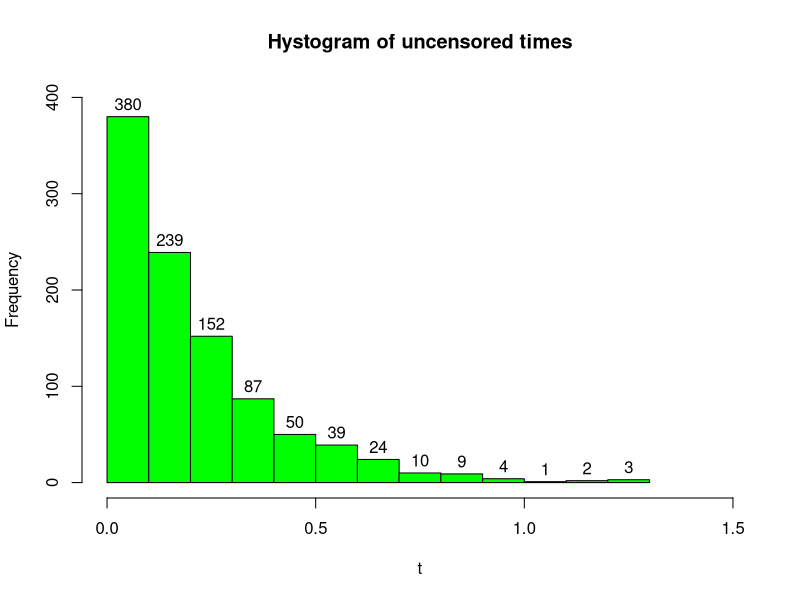
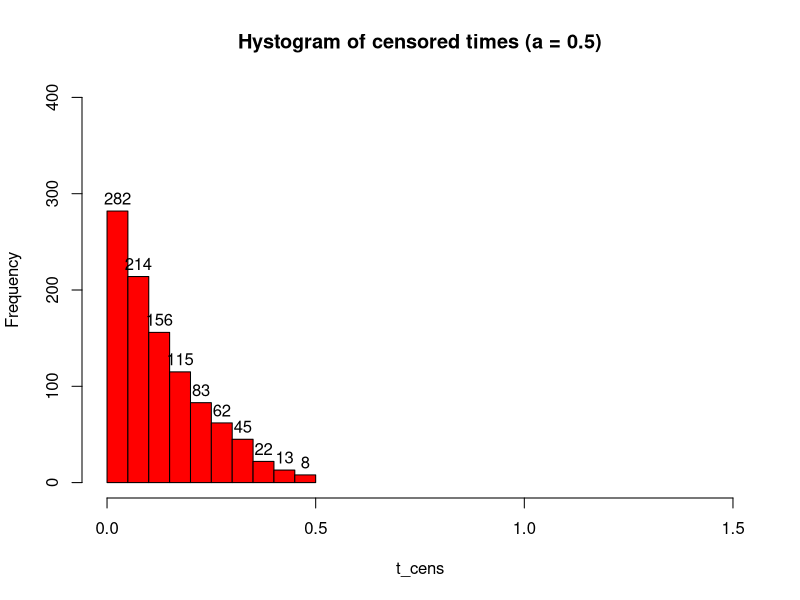

These figures' R source, in order: (Note: this script raises an error after producing the figures.)
## ---- chunk 1
set.seed(171002)
n              <- c(thousand = 1000)                                   # samples
t              <- rexp(n, rate = 5)                   # random exponential times
status_no_cens <- rep(1, times = n)         # no censored data --> all are cases
## ---- chunk 2
a              <- c(cens_05 = 0.5)   # upper bound of the uniform censoring dist
cens           <- runif(n, min = 0, max = a)                    # censored times
t_cens         <- pmin(t, cens)    # censored times are earlier than event times
status_cens    <- status_no_cens - (t_cens == cens)      # remove censored cases
## ---- chunk 3
# NOTE: for the plots to be comparable, xlim and ylim have to be the same range
#       for both the plots. Moreover to drow well adjusted plots, they were set
#       a posteriori.
hist(t,
  main = 'Hystogram of uncensored times',
  col  = 'green',
  xlim = c(0, 1.5),
  ylim = c(0, 400),
  labels = TRUE                        # add the labels over the top of the bars
)
hist(t_cens,
  main = 'Hystogram of censored times (a = 0.5)',
  col  = 'red',
  xlim = c(0, 1.5),
  ylim = c(0, 400),
  labels = TRUE
)
## ---- chunk 4
# `?survreg` := "Regression for a Parametric Survival Model"
# 
# R formula: y ~ x <--> math formula: y = f(x)
# 
# Here we want to model the response (labelled time) as they are, without any
# furter investigation on the effect on them from some other variable
survreg(Surv(t, status_no_cens) ~ 1,
  dist = 'exponential'
) %>%
  summary     # here `summary()` add some more statistics to the standard output
## ---- chunk 5
survreg(Surv(t_cens, status_cens) ~ 1,
  dist = 'exponential'
) %>%
  summary
## ---- chunk 6
# `?survfit` := "Create survival curves"
survfit(Surv(t, status_no_cens) ~ 1)

# Here we would like to compare to approach to survival plots:
# 1. Using the packege _survival_, so the standard one
# 2. Uisng the package _rms_, a comprehensive package for regression analyses

# Using survival `plot` provided by the _survival_ package
# (`?survival:::plot.survfit`), we can continue to
# use the `survfit()` function for nonparametric survival estimation from the
# same _survival_ package
survfit(Surv(t, status_no_cens) ~ 1) %>% 
  plot(
    xlim     = c(0, 1.55),
    conf.int  = TRUE,
    mark.time = TRUE,
    col       = 'green',
    main      = 'Uncensored --- survival'
)


# Using the survplot from the _rms_ package (`survplot`), we have to switch to
# the `npsurv()` function for nonparametric survival estimation from the _rms_
# package
npsurv(Surv(t, status_no_cens) ~ 1) %>% 
  survplot(
    xlim     = c(0, 1.5),
    conf.int = TRUE,
    n.risk   = TRUE,
    col      = 'green'
)
title(main = 'Uncensored --- rms') # unfortunally survplot do not have an
                                   # integrated option for the title...
## ---- chunk 7
survfit(Surv(t_cens, status_cens) ~ 1)

survfit(Surv(t_cens, status_cens) ~ 1) %>%
  plot(
    xlim     = c(0, 0.55),
    conf.int  = TRUE,
    mark.time = TRUE,
    col      = 'red',
    main      = 'Censored (a = 0.5)'
)

npsurv(Surv(t_cens, status_cens) ~ 1) %>% 
  survplot(
    xlim     = c(0, 0.5),
    conf.int = TRUE,
    n.risk   = TRUE,
    col      = 'red'
)
title(main = 'Censored (a = 0.5) --- rms')
## ---- chunk 8
data(mgus)                                                                # load
head(mgus)                                                       # first 10 rows
dim(mgus)                                              # number of rows and cols
names(mgus)                                                # name of the columns
str(mgus)                                   # R internal structure of the object

summary(mgus)                                              # summary from base R
 
describe(mgus)   # more comprehensive description from _Hisc_ package, loaded by
                 # the _rms_ one

mgus_df <- as_tibble(mgus)         # tidy data frame (important info printed all
                                   # together, and visualization auto-adjusted
                                   # to the consol width)
mgus_df
## ---- chunk 9
survfit(Surv(futime, death) ~ 1,
  data = mgus_df
) %>%
  plot(
    conf.int  = TRUE,
    mark.time = TRUE,
    col       = 'blue',
    main      = 'Survival function for mgus data'
)


survfit(Surv(futime, death) ~ sex,
  data = mgus_df
) %>%
  plot(
    conf.int  = TRUE,
    mark.time = TRUE,
    main      = 'Survival function for mgus data according to sex',
    col       = c('red', 'blue'),
    lty       = c(2, 3)
)
legend(
  x = 10000, y = 1,
  legend = c("Female", "Male"),
  col    = c('red', 'blue'),
  lty    = c(2, 3)
)
## ---- chunk 10
# For survival object the package _survminer_ provide ggplot2 plots
# (`?ggsurvplot`) which could be very interesting and quite comprehensive.

survfit(Surv(futime, death) ~ sex,
  data = mgus_df
) %>% 
  ggsurvplot(
    conf.int            = TRUE,                      # draw confidence intervals
    pval                = TRUE,                                    # show pvalue
    pval.method         = TRUE,                            # print the test name
    title               = 'Survival curves for overall death according to sex.',
    xlab                = 'Days',
    legend              = 'right',                             # legend position
    legend.title        = 'Sex',
    legend.labs         = c('Female', 'Male'),
    risk.table          = TRUE,     # admits interesting options other than TRUE
    cumcensor           = TRUE,
    cumevents           = TRUE,
    pval.size           = 3.5,   # from here these are options passed to `ggpar`
    risk.table.fontsize = 3,     # for a better visualization
    fontsize            = 3,     # (auto-explicatives)
    xscale              = 30.44
  )
## ---- chunk 11
# Using __survival__ (no plot method is provided for this solution)
survdiff(Surv(futime, death) ~ sex,
  data = mgus_df
)


# using __rms__
dd <- datadist(mgus_df)  # To evaluate cph, _rms_ needs this object which simply
                         # store statistics about the data.
                         # 
                         # Note: the name of the object (i.e. "dd") has to be 
                         #       exactly the same as the one specified into the
                         #       option set just after the `library(rms)` call.
                         #       (See: Chapter settings) 
cox_model <- cph(Surv(futime, death) ~ sex,
  data  = mgus_df
)

summary(cox_model)                           # return effect size and HR with CI

Predict(cox_model) %>%          # Compute predicted values and confidence limits
                                #
                                # Note: pay attention to Title-case "P"redict
  plot(
    groups = 'sex',
    anova  = anova(cox_model),       # Compute and print the $\chi^2$ statistics
    pval   = TRUE                    # print the pvalue 
)
## ---- chunk 12
n <- 500
## ---- chunk 13
n_days <- 365.25 * 7              # Seven years, taking into account bissextiles
time_start <- runif(n = n,
  min = 0,
  max = n_days
) %>% 
  as.Date(origin = '2010-01-01')
## ---- chunk 14
mean_death_time <- 365.25 * 2
death_t         <- rexp(n, rate = 1 / mean_death_time)
status_no_cens  <- rep(1, n)
## ---- chunk 15
end_date     <- as.Date('2017-06-01')           # Fixed date for the end of f-up
death_r_cens <- pmin(death_t, end_date - time_start)
status_cens  <- status_no_cens - (death_t == death_r_cens)
## ---- chunk 16
survfit(Surv(death_r_cens, status_cens) ~ 1) %>% 
  plot(
    conf.int  = TRUE,
    mark.time = TRUE,
    main      = 'Survival curve from randomization (right censored at 2017-06-01)',
    col       = 'blue',
    xlab      = 'Years',
    xscale    = 365.25
)
